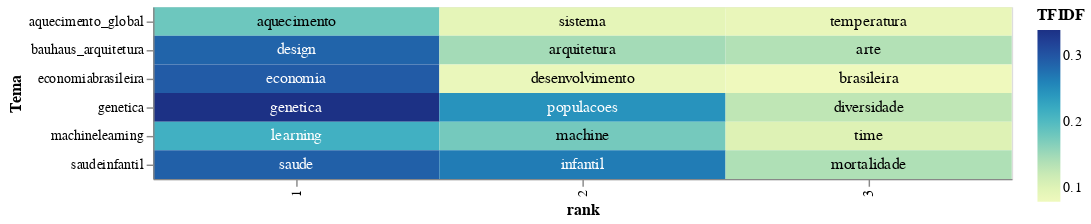

This figure's notebook cell:
### Code cell
# adding a little randomness to break ties in term ranking
top_tfidf_plusRand = top_tfidf.copy()
top_tfidf_plusRand['TFIDF'] = top_tfidf_plusRand['TFIDF'] + np.random.rand(top_tfidf.shape[0])*0.0001

# base for all visualizations, with rank calculation
base = alt.Chart(top_tfidf_plusRand).encode(
    x = 'rank:O',
    y = 'Tema:N'
).transform_window(
    rank = "rank()",
    sort = [alt.SortField("TFIDF", order="descending")],
    groupby = ["Tema"],
)

# heatmap specification
heatmap = base.mark_rect().encode(
    color = 'TFIDF:Q'
)

# text labels, white for darker heatmap colors
text = base.mark_text(baseline='middle').encode(
    text = 'Termo:N',
    color = alt.condition(alt.datum.TFIDF >= 0.2, alt.value('white'), alt.value('black'))
)

# display the three superimposed visualizations
(heatmap + text).properties(width = 600)

### Figure 1 — Vega-Lite specification as saved in the notebook (floating-point values rounded to 4 significant figures)
{"config": {"view": {"continuousWidth": 400, "continuousHeight": 300}}, "layer": [{"mark": "rect", "encoding": {"color": {"field": "TFIDF", "type": "quantitative"}, "x": {"field": "rank", "type": "ordinal"}, "y": {"field": "Tema", "type": "nominal"}}, "transform": [{"window": [{"op": "rank", "field": "", "as": "rank"}], "groupby": ["Tema"], "sort": [{"field": "TFIDF", "order": "descending"}]}]}, {"mark": {"type": "text", "baseline": "middle"}, "encoding": {"color": {"condition": {"value": "white", "test": "(datum.TFIDF >= 0.2)"}, "value": "black"}, "text": {"field": "Termo", "type": "nominal"}, "x": {"field": "rank", "type": "ordinal"}, "y": {"field": "Tema", "type": "nominal"}}, "transform": [{"window": [{"op": "rank", "field": "", "as": "rank"}], "groupby": ["Tema"], "sort": [{"field": "TFIDF", "order": "descending"}]}]}], "data": {"name": "data-e7195e918dfdf8763cea8ae2e3767763"}, "width": 600, "$schema": "https://vega.github.io/schema/vega-lite/v4.17.0.json", "datasets": {"data-e7195e918dfdf8763cea8ae2e3767763": [{"Tema": "aquecimento_global", "Termo": "aquecimento", "TFIDF": 0.1803}, {"Tema": "aquecimento_global", "Termo": "sistema", "TFIDF": 0.09225}, {"Tema": "aquecimento_global", "Termo": "temperatura", "TFIDF": 0.08719}, {"Tema": "bauhaus_arquitetura", "Termo": "design", "TFIDF": 0.2861}, {"Tema": "bauhaus_arquitetura", "Termo": "arquitetura", "TFIDF": 0.1468}, {"Tema": "bauhaus_arquitetura", "Termo": "arte", "TFIDF": 0.1375}, {"Tema": "economiabrasileira", "Termo": "economia", "TFIDF": 0.2946}, {"Tema": "economiabrasileira", "Termo": "desenvolvimento", "TFIDF": 0.08498}, {"Tema": "economiabrasileira", "Termo": "brasileira", "TFIDF": 0.07897}, {"Tema": "genetica", "Termo": "genetica", "TFIDF": 0.3387}, {"Tema": "genetica", "Termo": "populacoes", "TFIDF": 0.2448}, {"Tema": "genetica", "Termo": "diversidade", "TFIDF": 0.1288}, {"Tema": "machinelearning", "Termo": "learning", "TFIDF": 0.2131}, {"Tema": "machinelearning", "Termo": "machine", "TFIDF": 0.1757}, {"Tema": "machinelearning", "Termo": "time", "TFIDF": 0.1015}, {"Tema": "saudeinfantil", "Termo": "saude", "TFIDF": 0.2899}, {"Tema": "saudeinfantil", "Termo": "infantil", "TFIDF": 0.2655}, {"Tema": "saudeinfantil", "Termo": "mortalidade", "TFIDF": 0.1396}]}}
